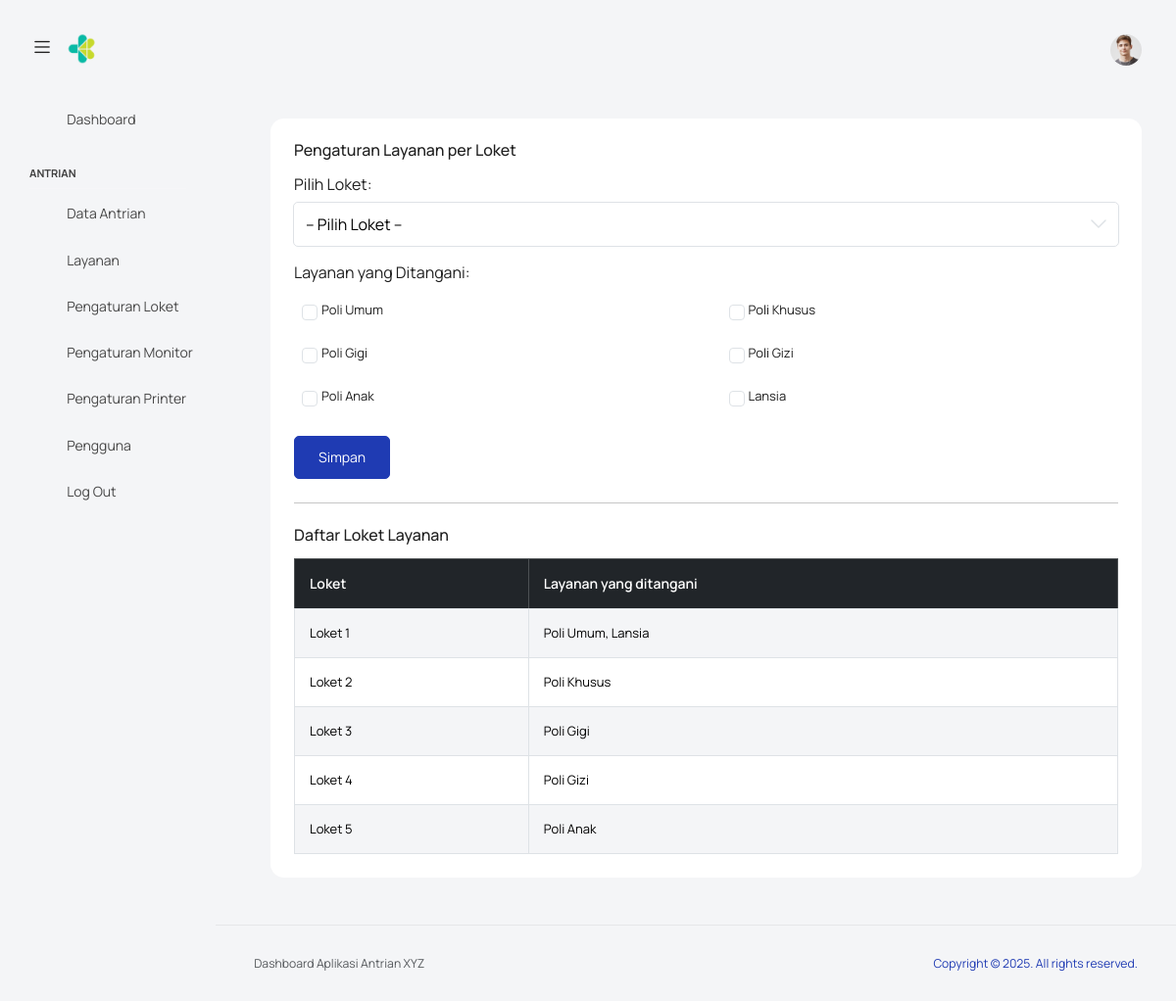
The page /admin/loket.php (signed in) on the database its author committed.
### tables this page shows
CREATE TABLE `layanan` (
  `id` int(11) NOT NULL,
  `kode_layanan` varchar(5) NOT NULL,
  `nama_layanan` varchar(100) NOT NULL,
  `warna` varchar(20) DEFAULT '#cccccc',
  `suara_mp3` varchar(255) DEFAULT NULL
);

### admin/loket.php (the view, shortened to what this page needs)
<?php
include '../db/config.php';
$layanan_terpilih = [];
?>
<!DOCTYPE html>
<html lang="en">
<head>
    <link rel="stylesheet" href="src/assets/vendors/feather/feather.css">
    <link rel="stylesheet" href="src/assets/vendors/mdi/css/materialdesignicons.min.css">
    <link rel="stylesheet" href="src/assets/vendors/ti-icons/css/themify-icons.css">
    <link rel="stylesheet" href="src/assets/vendors/font-awesome/css/font-awesome.min.css">
    <link rel="stylesheet" href="src/assets/vendors/typicons/typicons.css">
    <link rel="stylesheet" href="src/assets/vendors/simple-line-icons/css/simple-line-icons.css">
    <link rel="stylesheet" href="src/assets/vendors/css/vendor.bundle.base.css">
    <link rel="stylesheet" href="src/assets/vendors/bootstrap-datepicker/bootstrap-datepicker.min.css">
    <link rel="stylesheet" href="https://cdn.datatables.net/1.13.6/css/jquery.dataTables.min.css">
    <link rel="stylesheet" href="src/assets/vendors/datatables.net-bs4/dataTables.bootstrap4.css">
    <link rel="stylesheet" type="text/css" href="src/assets/js/select.dataTables.min.css">
    <link rel="stylesheet" href="src/assets/css/style.css">
</head>
<body class="with-welcome-text">
    <div class="container-scroller">
        <?php include 'navbar.php' ?>
        <div class="container-fluid page-body-wrapper">
            <?php include 'sidebar.php' ?>
            <div class="main-panel">
                <div class="content-wrapper">
                    <div class="col-lg-12 grid-margin stretch-card">
                        <div class="card">
                            <div class="card-body">
                                <div class="mb-4">
                                    <h5 class="mb-3">Pengaturan Layanan per Loket</h5>
                                    <form method="POST">
                                        <div class="mb-3">
                                            <label for="loket" class="form-label">Pilih Loket:</label>
                                            <select name="loket" id="loket" class="form-select" required>
                                                <option value="">-- Pilih Loket --</option>
                                            </select>
                                        </div>
                                        <div class="mb-3">
                                            <label class="form-label">Layanan yang Ditangani:</label>
                                            <div class="row">
                                                <?php
                                                $result = $conn->query("SELECT * FROM layanan");
                                                while ($row = $result->fetch_assoc()):
                                                    $checked = in_array($row['id'], $layanan_terpilih) ? 'checked' : '';
                                                ?>
                                                    <div class="col-md-6">
                                                        <div class="form-check">
                                                            <input class="form-check-input" style="margin-left: 0.5em;" type="checkbox" name="layanan[]" value="<?= $row['id'] ?>" id="layanan<?= $row['id'] ?>" <?= $checked ?>>
                                                            <label class="form-check-label" for="layanan<?= $row['id'] ?>">
                                                                <?= htmlspecialchars($row['nama_layanan']) ?>
                                                            </label>
                                                        </div>
                                                    </div>
                                                <?php endwhile; ?>
                                            </div>
                                        </div>
                                        <button type="submit" class="btn btn-primary">Simpan</button>
                                    </form>
                                </div>
                                <hr>
                                <div class="mt-4">
                                    <h5 class="mb-3">Daftar Loket Layanan</h5>
                                    <div class="table-responsive">
                                        <table id="riwayatAntrian" class="table table-striped table-bordered">
                                            <thead class="table-dark">
                                                <tr>
                                                    <th>Loket</th>
                                                    <th>Layanan yang ditangani</th>
                                                </tr>
                                            </thead>
                                            <tbody>
                                                <?php
                                                $query = "SELECT
                                                            p.nama AS nama_loket,
                                                            GROUP_CONCAT(CONCAT(l.nama_layanan) SEPARATOR ', ') AS layanan_dengan_loket
                                                        FROM loket_layanan ll
                                                        JOIN pengguna p ON ll.id_pengguna = p.id
                                                        JOIN layanan l ON ll.id_layanan = l.id
                                                        GROUP BY ll.id_pengguna";
                                                $res = $conn->query($query);
                                                while ($row = $res->fetch_assoc()):
                                                ?>
                                                    <tr>
                                                        <td><?= htmlspecialchars($row['nama_loket']) ?></td>
                                                        <td><?= htmlspecialchars($row['layanan_dengan_loket']) ?></td>
                                                    </tr>
                                                <?php endwhile; ?>
                                            </tbody>
                                        </table>
                                    </div>
                                </div>
                            </div>
                        </div>
                    </div>
                </div>
                <?php include 'footer.php' ?>
            </div>
        </div>
    </div>
</body>
</html>

### admin/loket.php (style rules this page uses)
select { color: black !important; background-color: white; }

### rows shown on the page
layanan: nama_layanan "Poli Umum"
layanan: nama_layanan "Poli Khusus"
layanan: nama_layanan "Poli Gigi"
layanan: nama_layanan "Poli Gizi"
layanan: nama_layanan "Poli Anak"
layanan: nama_layanan "Lansia"

### other values the page prints
$row['nama_loket'] "Loket 1"
$row['layanan_dengan_loket'] "Poli Umum, Lansia"
$row['nama_loket'] "Loket 2"
$row['layanan_dengan_loket'] "Poli Khusus"
$row['nama_loket'] "Loket 3"
$row['layanan_dengan_loket'] "Poli Gigi"
$row['nama_loket'] "Loket 4"
$row['layanan_dengan_loket'] "Poli Gizi"
$row['nama_loket'] "Loket 5"
$row['layanan_dengan_loket'] "Poli Anak"
